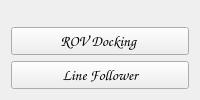
      <widget class="QWidget" name="tab_4">
       <attribute name="title">
        <string>Autonomous Tasks</string>
       </attribute>
       <layout class="QVBoxLayout" name="verticalLayout_2">
        <item>
         <widget class="QLabel" name="autonomoustasksCam">
          <property name="font">
           <font>
            <pointsize>7</pointsize>
           </font>
          </property>
          <property name="text">
           <string/>
          </property>
         </widget>
        </item>
        <item>
         <widget class="QPushButton" name="pb_docking">
          <property name="minimumSize">
           <size>
            <width>0</width>
            <height>25</height>
           </size>
          </property>
          <property name="font">
           <font>
            <family>Comic Sans MS</family>
            <pointsize>11</pointsize>
            <weight>75</weight>
            <bold>true</bold>
           </font>
          </property>
          <property name="text">
           <string>ROV Docking </string>
          </property>
          <property name="checkable">
           <bool>true</bool>
          </property>
          <property name="checked">
           <bool>false</bool>
          </property>
         </widget>
        </item>
        <item>
         <widget class="QPushButton" name="pb_linefollower">
          <property name="minimumSize">
           <size>
            <width>100</width>
            <height>25</height>
           </size>
          </property>
          <property name="font">
           <font>
            <family>Comic Sans MS</family>
            <pointsize>11</pointsize>
            <weight>75</weight>
            <bold>true</bold>
           </font>
          </property>
          <property name="text">
           <string>Line Follower</string>
          </property>
          <property name="checkable">
           <bool>true</bool>
          </property>
          <property name="checked">
           <bool>false</bool>
          </property>
         </widget>
        </item>
       </layout>
      </widget>
